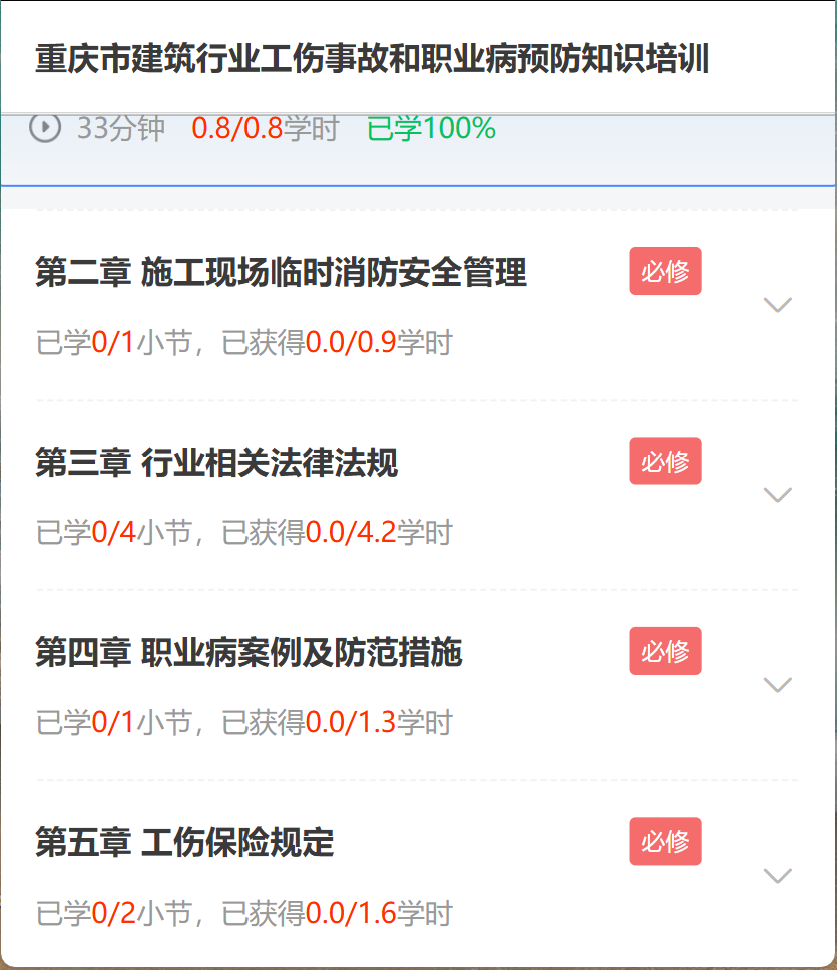
#> input picture lists.png, 837 x 970 px
$ python analyze_list_and_click.py
#> lines starting #> are read from the running program, lines starting #| are printed output that depends on the picture; after the words box and inside, x2 and y2 are one past the last pixel; in counts of white or black regions, pixels touching at a corner belong together
#!/usr/bin/env python3
# -*- coding: utf-8 -*-
"""
图片列表结构分析和自动点击工具
分析图片中的列表结构，识别菜单项并自动点击
"""

import cv2
import numpy as np
import pyautogui
from PIL import Image
import time


class ListAnalyzer:
    def __init__(self, image_path):
        """初始化列表分析器"""
        self.image_path = image_path
        self.image = None
        self.gray = None
        self.items = []

    def load_image(self):
        """加载图片"""
        # 使用OpenCV加载
        self.image = cv2.imread(self.image_path)
#> self.image is the input picture: shape (970, 837, 3); mean B, G, R 239.4, 239.3, 241.6
        if self.image is None:
            # 尝试使用PIL加载
            pil_img = Image.open(self.image_path)
            self.image = cv2.cvtColor(np.array(pil_img), cv2.COLOR_RGB2BGR)

        self.gray = cv2.cvtColor(self.image, cv2.COLOR_BGR2GRAY)
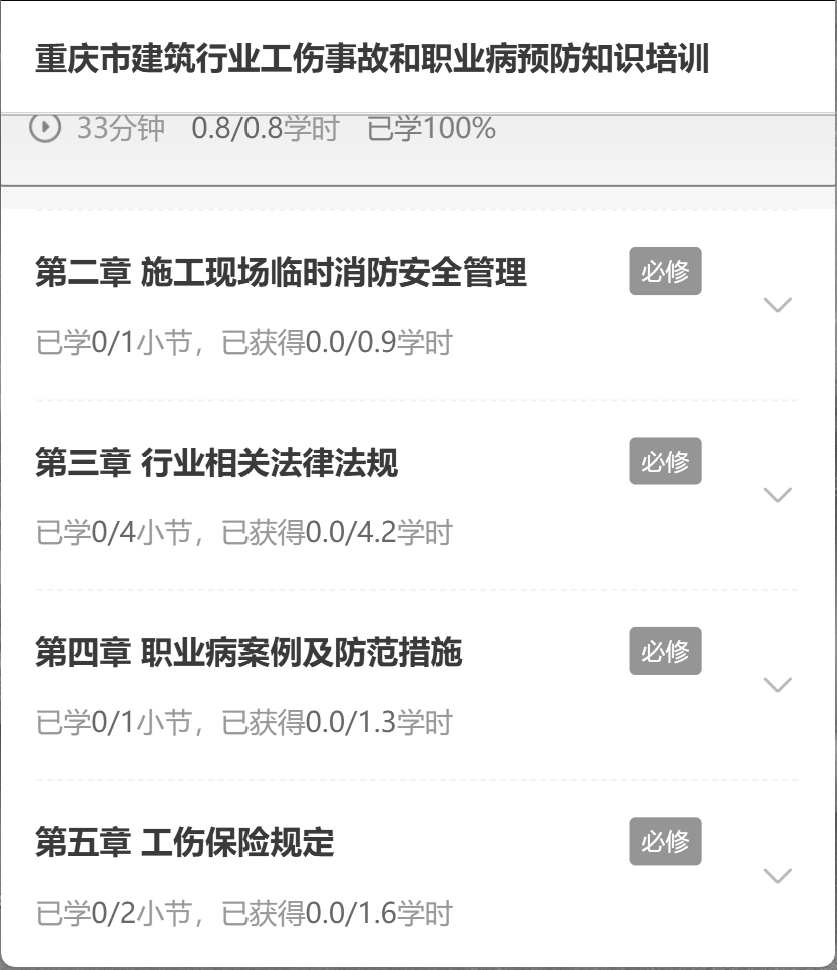
#> self.gray: shape (970, 837); min 5, max 255, mean 240
        print(f"图片已加载: {self.image.shape[1]}x{self.image.shape[0]}")
#| 图片已加载: 837x970

    def detect_list_items(self):
        """检测列表项"""
        print("\n正在分析列表结构...")

        # 边缘检测
        edges = cv2.Canny(self.gray, 50, 150)
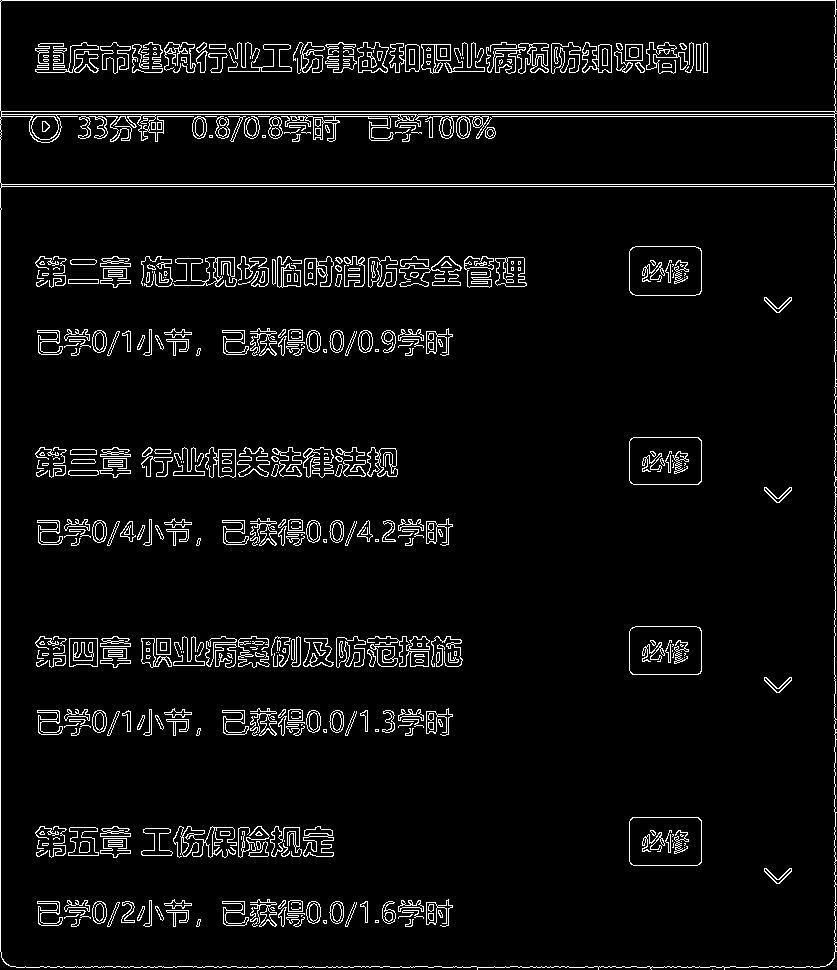
#> edges: shape (970, 837); 5% white in thin lines or dots

        # 查找轮廓
        contours, _ = cv2.findContours(edges, cv2.RETR_EXTERNAL, cv2.CHAIN_APPROX_SIMPLE)
#> contours = 2 contours, 1 with area under 20; largest, box (x1, y1, x2, y2) and area: (0, 0, 837, 970) 804951

        # 筛选矩形区域（可能是列表项）
        list_items = []
        for contour in contours:
            x, y, w, h = cv2.boundingRect(contour)

            # 筛选条件：宽度足够大，高度合理
            if w > 100 and 20 < h < 150:
                list_items.append({
                    'x': x,
                    'y': y,
                    'width': w,
                    'height': h,
                    'center_x': x + w // 2,
                    'center_y': y + h // 2
                })
#> this loop made 2 passes
#> (x, y, w, h) on passes 1 to 2: (712, 969, 1, 1), (0, 0, 837, 970)
#> after the loop, list_items = []

        # 按Y坐标排序（从上到下）
        list_items.sort(key=lambda item: item['y'])

        self.items = list_items
#> self.items = []
        print(f"检测到 {len(list_items)} 个可能的列表项")
#| 检测到 0 个可能的列表项

        return list_items

    def detect_buttons_and_menus(self):
        """检测按钮和菜单"""
        print("\n正在检测按钮和菜单...")

        # 使用模板匹配或颜色检测来识别按钮
        # 这里使用简单的矩形检测

        # 转换为HSV颜色空间
        hsv = cv2.cvtColor(self.image, cv2.COLOR_BGR2HSV)
#> hsv: shape (970, 837, 3); mean H, S, V 13.1, 7.8, 243.9

        # 检测常见的按钮颜色（蓝色、绿色等）
        buttons = []

        # 蓝色范围
        lower_blue = np.array([100, 50, 50])
        upper_blue = np.array([130, 255, 255])
        mask_blue = cv2.inRange(hsv, lower_blue, upper_blue)
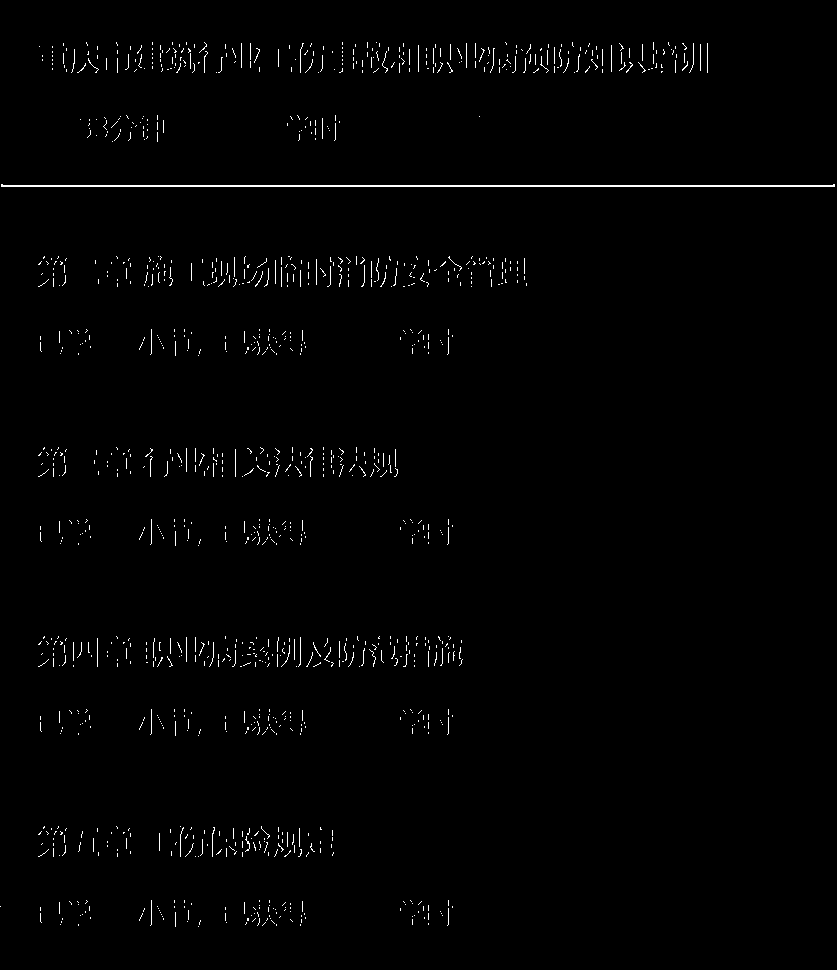
#> mask_blue: shape (970, 837); 1.1% white in thin lines or dots

        # 绿色范围
        lower_green = np.array([40, 50, 50])
        upper_green = np.array([80, 255, 255])
        mask_green = cv2.inRange(hsv, lower_green, upper_green)
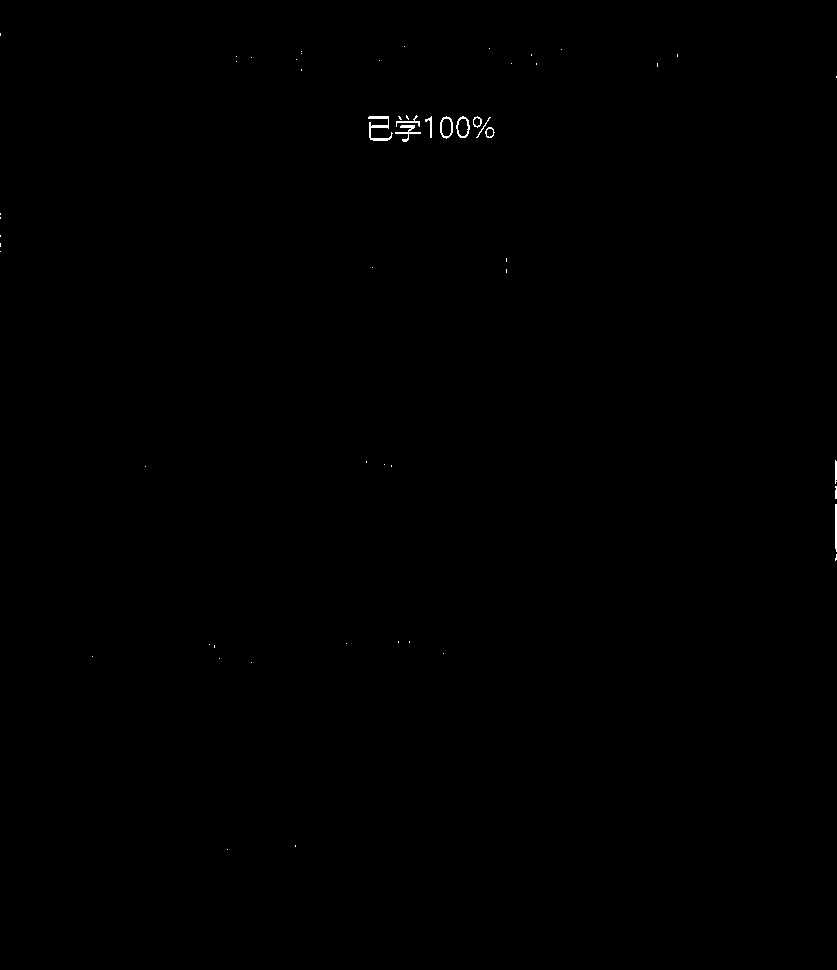
#> mask_green: shape (970, 837); 0.13% white in thin lines or dots, all inside (x1, y1, x2, y2) = (0, 33, 837, 850)

        # 合并遮罩
        mask = cv2.bitwise_or(mask_blue, mask_green)
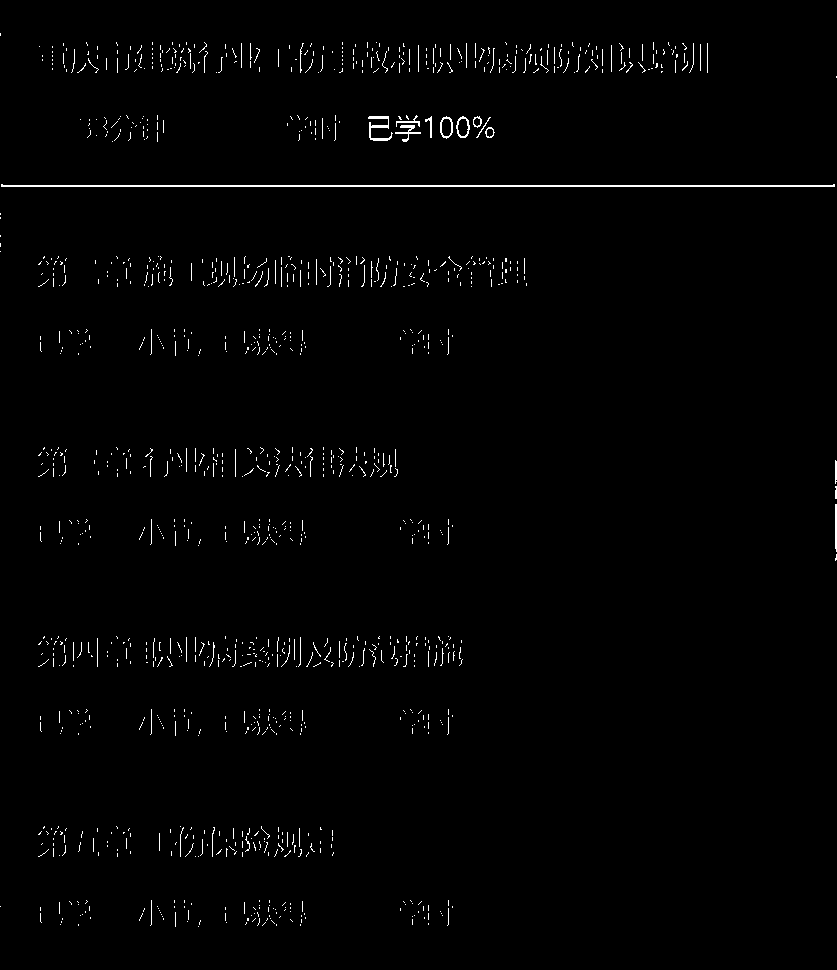
#> mask: shape (970, 837); 1.2% white in thin lines or dots

        # 查找按钮轮廓
        contours, _ = cv2.findContours(mask, cv2.RETR_EXTERNAL, cv2.CHAIN_APPROX_SIMPLE)
#> contours = 1224 contours, 1213 with area under 20; largest, box (x1, y1, x2, y2) and area: (1, 184, 835, 187) 836, (440, 116, 453, 139) 212, (456, 116, 470, 138) 210, (368, 116, 393, 141) 132, (395, 125, 421, 142) 72

        for contour in contours:
            x, y, w, h = cv2.boundingRect(contour)
            if w > 30 and h > 15:  # 最小按钮尺寸
                buttons.append({
                    'x': x,
                    'y': y,
                    'width': w,
                    'height': h,
                    'center_x': x + w // 2,
                    'center_y': y + h // 2,
                    'type': 'button'
                })
#> this loop made 1224 passes
#> (contour, x, y, w, h) on passes 2 to 4: ([[300, 924], [300, 925]], 300, 924, 1, 2), ([[276, 924], [276, 925]], 276, 924, 1, 2), ([[78, 924], [78, 925]], 78, 924, 1, 2)
#> after the loop, buttons = []

        print(f"检测到 {len(buttons)} 个可能的按钮/菜单")
#| 检测到 0 个可能的按钮/菜单
        return buttons

    # [17 lines left out: function visualize_detection, not called in this run]

    def print_structure(self):
        """打印列表结构"""
        print("\n=== 列表结构分析 ===")
        print(f"图片尺寸: {self.image.shape[1]}x{self.image.shape[0]}")
#| 图片尺寸: 837x970
        print(f"\n检测到 {len(self.items)} 个列表项:")
#| 检测到 0 个列表项:
        print("-" * 60)

        for i, item in enumerate(self.items):
            print(f"项目 {i+1}:")
            print(f"  位置: ({item['x']}, {item['y']})")
            print(f"  尺寸: {item['width']}x{item['height']}")
            print(f"  中心点: ({item['center_x']}, {item['center_y']})")
            print()
#> this loop made 0 passes


# [47 lines left out: functions find_image_on_screen, click_menu_item, not called in this run]


def main():
    """主函数"""
    import argparse

    parser = argparse.ArgumentParser(description='分析图片列表结构并自动点击')
    parser.add_argument('image', nargs='?', default='lists.png', help='图片路径')
    parser.add_argument('--analyze', action='store_true', help='只分析不点击')
    parser.add_argument('--click', type=int, help='点击第N个菜单项')
    parser.add_argument('--visualize', action='store_true', help='可视化检测结果')

    args = parser.parse_args()

    print("=" * 60)
    print("列表结构分析和自动点击工具")
    print("=" * 60)

    # 创建分析器
    analyzer = ListAnalyzer(args.image)
    analyzer.load_image()

    # 检测列表项
    analyzer.detect_list_items()

    # 检测按钮
    analyzer.detect_buttons_and_menus()

    # 打印结构
    analyzer.print_structure()

    # 可视化
    if args.visualize:
        analyzer.visualize_detection()
        print("\n提示: 检查 detected_items.png 查看检测结果")

    # 自动点击
    if args.click:
        print(f"\n将在3秒后点击第 {args.click} 个菜单项...")
        print("请确保列表在屏幕上可见！")
        time.sleep(3)
        click_menu_item(args.click, args.image)

    if not args.analyze and not args.click and not args.visualize:
        print("\n用法示例:")
        print("  python analyze_list_and_click.py lists.png --analyze")
        print("  python analyze_list_and_click.py lists.png --visualize")
        print("  python analyze_list_and_click.py lists.png --click 1")


if __name__ == '__main__':
    main()

$ run again, with 4_menus_identified.png copied over lists.png
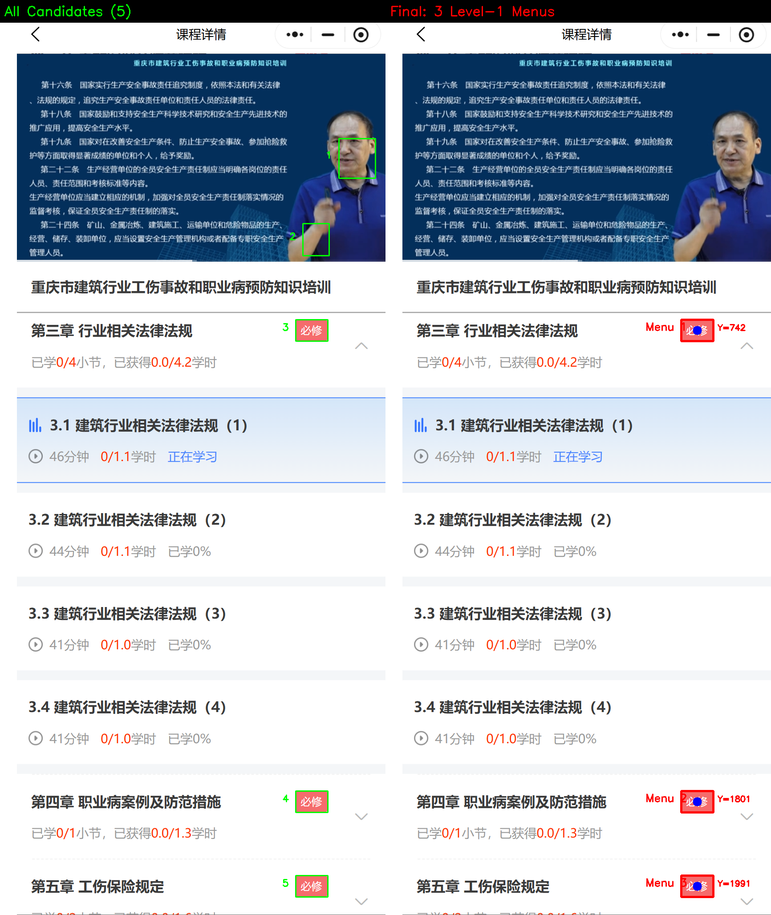
#> input picture 4_menus_identified.png, 771 x 915 px, shrunk from 1732 x 2056 before the run
#> in load_image, self.image is the input picture: shape (915, 771, 3); mean B, G, R 206.8, 197.4, 189.8
#| 图片已加载: 771x915
#> in detect_list_items, `edges = cv2.Canny(self.gray, 50, 150)`:
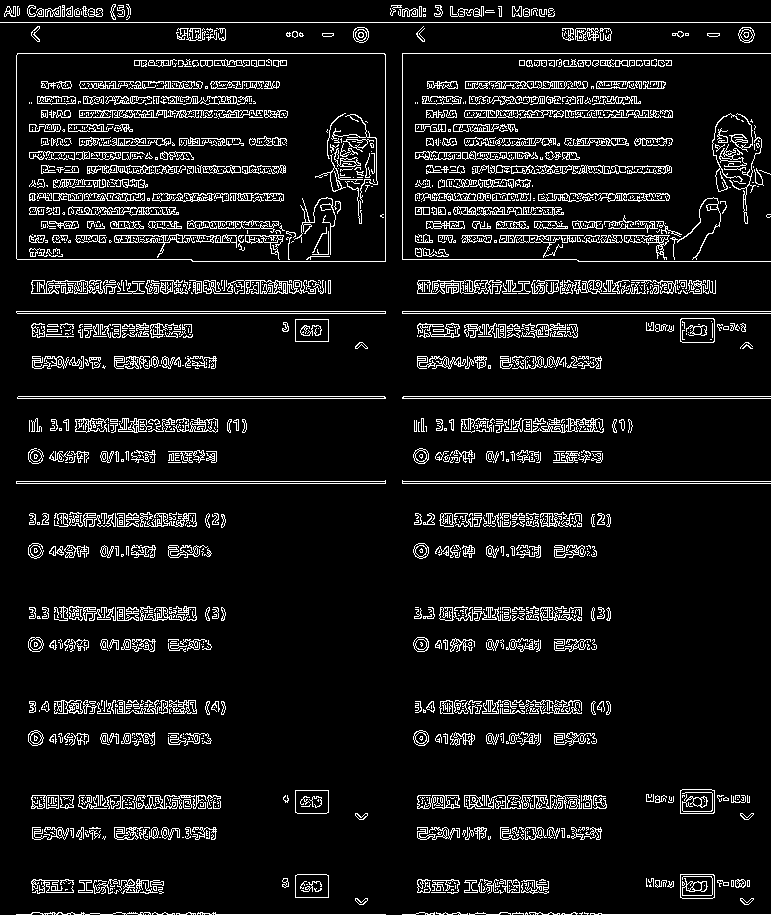
#> edges: shape (915, 771); 8.7% white in thin lines or dots
#> in detect_list_items, `contours, _ = cv2.findContours(edges, cv2.RETR_EXTERNAL, cv2.CHAIN_APP..`: contours = 1238 contours, 940 with area under 20; largest, box (x1, y1, x2, y2) and area: (16, 53, 386, 262) 76400, (680, 318, 715, 343) 813, (680, 874, 715, 899) 812, (680, 789, 715, 814) 812, (295, 874, 329, 898) 756
#> the loop in detect_list_items, `for contour in contours:` made 1238 passes
#> (x, y, w, h) on passes 1 to 3: (533, 914, 1, 1), (145, 914, 1, 1), (590, 913, 181, 2)
#> after the loop in detect_list_items, `for contour in contours:`: list_items = []
#| 检测到 0 个可能的列表项
#> hsv: shape (915, 771, 3); mean H, S, V 42.3, 51, 209.9
#> mask_blue: shape (915, 771); 21.6% white; 1800 white regions (1765 under 20 px), largest, box (x1, y1, x2, y2) and area: (402, 53, 771, 262) 71245, (17, 53, 386, 262) 70594, (17, 397, 386, 399) 737
#> mask_green: shape (915, 771); 0.25% white in thin lines or dots, all inside (x1, y1, x2, y2) = (4, 4, 376, 898)
#> in detect_buttons_and_menus, `mask = cv2.bitwise_or(mask_blue, mask_green)`:
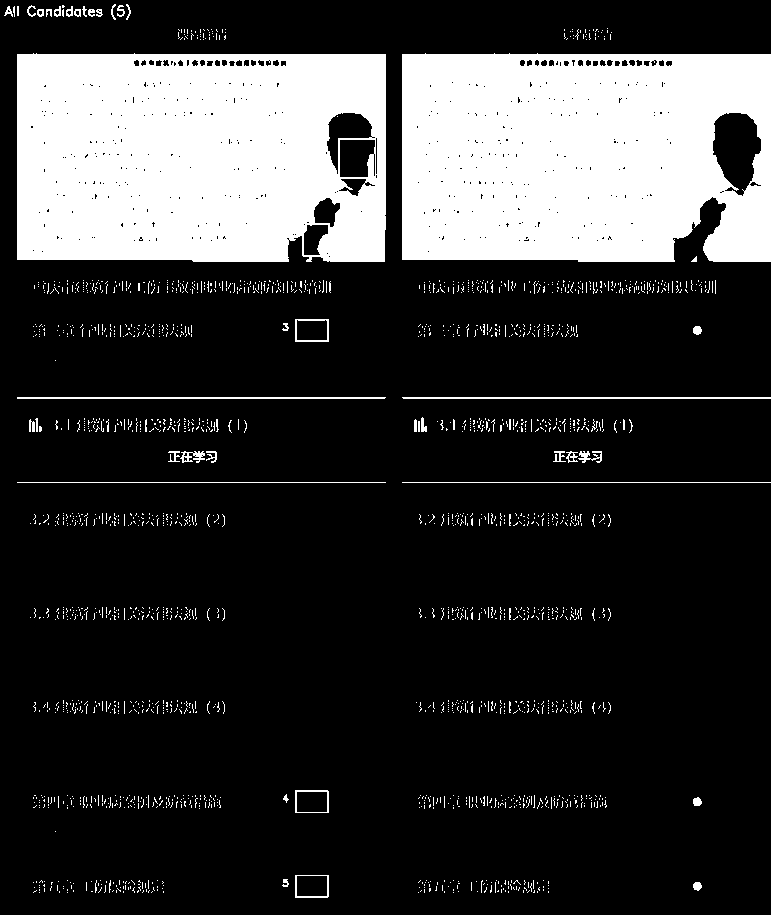
#> mask: shape (915, 771); 21.8% white; 1818 white regions (1767 under 20 px)
#> in detect_buttons_and_menus, `contours, _ = cv2.findContours(mask, cv2.RETR_EXTERNAL, cv2.CHAIN_APPR..`: contours = 1817 contours, 1789 with area under 20; largest, box (x1, y1, x2, y2) and area: (17, 53, 386, 262) 75366, (402, 53, 771, 262) 74189, (295, 319, 329, 342) 726, (295, 875, 329, 898) 726, (295, 790, 329, 813) 726
#> the loop in detect_buttons_and_menus, `for contour in contours:` made 1817 passes
#> (contour, x, y, w, h) on passes 5 to 7: ([[548, 891], [548, 892]], 548, 891, 1, 2), ([[537, 891], [537, 892]], 537, 891, 1, 2), ([[508, 891], [508, 892]], 508, 891, 1, 2)
#> after the loop in detect_buttons_and_menus, `for contour in contours:`: buttons = 5 items
#| 检测到 5 个可能的按钮/菜单
#| 图片尺寸: 771x915
#| 检测到 0 个列表项:
